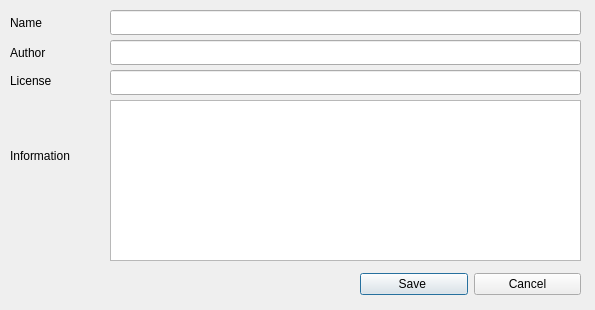
<ui version="4.0" >
 <class>SoundLibrarySaveDialog_UI</class>
 <widget class="QDialog" name="SoundLibrarySaveDialog_UI" >
  <property name="geometry" >
   <rect>
    <x>0</x>
    <y>0</y>
    <width>595</width>
    <height>310</height>
   </rect>
  </property>
  <property name="windowTitle" >
   <string>Dialog</string>
  </property>
  <widget class="QLabel" name="label" >
   <property name="geometry" >
    <rect>
     <x>10</x>
     <y>10</y>
     <width>91</width>
     <height>25</height>
    </rect>
   </property>
   <property name="sizePolicy" >
    <sizepolicy vsizetype="Expanding" hsizetype="Expanding" >
     <horstretch>0</horstretch>
     <verstretch>0</verstretch>
    </sizepolicy>
   </property>
   <property name="text" >
    <string>Name</string>
   </property>
  </widget>
  <widget class="QLabel" name="label_2" >
   <property name="geometry" >
    <rect>
     <x>10</x>
     <y>40</y>
     <width>91</width>
     <height>25</height>
    </rect>
   </property>
   <property name="sizePolicy" >
    <sizepolicy vsizetype="Preferred" hsizetype="Expanding" >
     <horstretch>0</horstretch>
     <verstretch>0</verstretch>
    </sizepolicy>
   </property>
   <property name="text" >
    <string>Author</string>
   </property>
  </widget>
  <widget class="QLabel" name="label_3" >
   <property name="geometry" >
    <rect>
     <x>10</x>
     <y>100</y>
     <width>91</width>
     <height>111</height>
    </rect>
   </property>
   <property name="text" >
    <string>Information</string>
   </property>
   <property name="alignment" >
    <set>Qt::AlignLeading|Qt::AlignLeft|Qt::AlignVCenter</set>
   </property>
  </widget>
  <widget class="QLineEdit" name="authorTxt" >
   <property name="geometry" >
    <rect>
     <x>110</x>
     <y>40</y>
     <width>471</width>
     <height>25</height>
    </rect>
   </property>
   <property name="sizePolicy" >
    <sizepolicy vsizetype="Fixed" hsizetype="Fixed" >
     <horstretch>0</horstretch>
     <verstretch>0</verstretch>
    </sizepolicy>
   </property>
   <property name="minimumSize" >
    <size>
     <width>209</width>
     <height>0</height>
    </size>
   </property>
  </widget>
  <widget class="QLineEdit" name="nameTxt" >
   <property name="geometry" >
    <rect>
     <x>110</x>
     <y>10</y>
     <width>471</width>
     <height>25</height>
    </rect>
   </property>
   <property name="sizePolicy" >
    <sizepolicy vsizetype="Fixed" hsizetype="Fixed" >
     <horstretch>0</horstretch>
     <verstretch>0</verstretch>
    </sizepolicy>
   </property>
   <property name="minimumSize" >
    <size>
     <width>209</width>
     <height>0</height>
    </size>
   </property>
  </widget>
  <widget class="QTextEdit" name="infoTxt" >
   <property name="geometry" >
    <rect>
     <x>110</x>
     <y>100</y>
     <width>471</width>
     <height>161</height>
    </rect>
   </property>
   <property name="acceptRichText" >
    <bool>false</bool>
   </property>
  </widget>
  <widget class="QLabel" name="label_4" >
   <property name="geometry" >
    <rect>
     <x>10</x>
     <y>70</y>
     <width>91</width>
     <height>21</height>
    </rect>
   </property>
   <property name="text" >
    <string>License</string>
   </property>
   <property name="alignment" >
    <set>Qt::AlignLeading|Qt::AlignLeft|Qt::AlignVCenter</set>
   </property>
  </widget>
  <widget class="QLineEdit" name="licenseTxt" >
   <property name="geometry" >
    <rect>
     <x>110</x>
     <y>70</y>
     <width>471</width>
     <height>25</height>
    </rect>
   </property>
   <property name="sizePolicy" >
    <sizepolicy vsizetype="Fixed" hsizetype="Fixed" >
     <horstretch>0</horstretch>
     <verstretch>0</verstretch>
    </sizepolicy>
   </property>
   <property name="minimumSize" >
    <size>
     <width>209</width>
     <height>0</height>
    </size>
   </property>
  </widget>
  <widget class="QWidget" name="layoutWidget" >
   <property name="geometry" >
    <rect>
     <x>360</x>
     <y>270</y>
     <width>221</width>
     <height>28</height>
    </rect>
   </property>
   <layout class="QHBoxLayout" >
    <item>
     <widget class="QPushButton" name="saveBtn" >
      <property name="text" >
       <string>Save </string>
      </property>
     </widget>
    </item>
    <item>
     <widget class="QPushButton" name="m_cancelBtn" >
      <property name="text" >
       <string>Cancel</string>
      </property>
     </widget>
    </item>
   </layout>
  </widget>
 </widget>
 <tabstops>
  <tabstop>nameTxt</tabstop>
  <tabstop>authorTxt</tabstop>
  <tabstop>licenseTxt</tabstop>
  <tabstop>infoTxt</tabstop>
  <tabstop>saveBtn</tabstop>
  <tabstop>m_cancelBtn</tabstop>
 </tabstops>
 <resources/>
 <connections>
  <connection>
   <sender>m_cancelBtn</sender>
   <signal>clicked()</signal>
   <receiver>SoundLibrarySaveDialog_UI</receiver>
   <slot>reject()</slot>
   <hints>
    <hint type="sourcelabel" >
     <x>121</x>
     <y>220</y>
    </hint>
    <hint type="destinationlabel" >
     <x>51</x>
     <y>196</y>
    </hint>
   </hints>
  </connection>
 </connections>
</ui>
